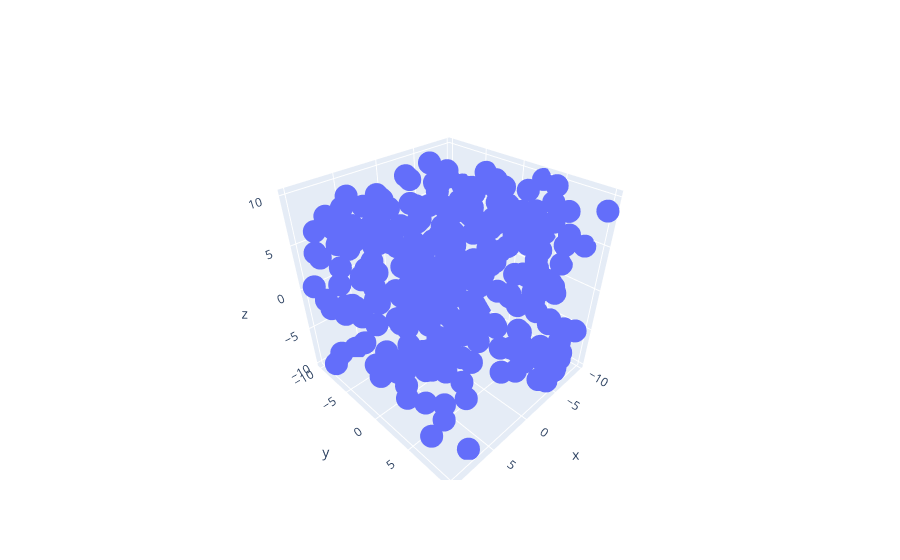

Notebook source saved alongside this figure:
### Code cell
'''
 1. Using the given dataset, to generate a 3D scatter plot to visualize the distribution of data points in a three
dimensional space.
 np.random.seed(30)
 data = {
 'X': np.random.uniform(-10, 10, 300),
 'Y': np.random.uniform(-10, 10, 300),
 'Z': np.random.uniform(-10, 10, 300)
 }
 
 df = pd.DataFrame(data)
'''
np.random.seed(30)
data = {
 'X': np.random.uniform(-10, 10, 300),
 'Y': np.random.uniform(-10, 10, 300),
 'Z': np.random.uniform(-10, 10, 300)
 }
 
df = pd.DataFrame(data)

fig=go.Figure()
fig.add_trace(go.Scatter3d(x=df.X,y=df.Y,z=df.Z, mode='markers'))
fig.show()

### Figure 1 — Plotly figure (JSON) as saved in the notebook; plotly's stock layout.template omitted (floating-point values rounded to 4 significant figures; data arrays with more than 128 entries replaced by an {"elided": "..."} marker saying what was removed)
{"data": [{"mode": "markers", "type": "scatter3d", "x": {"elided": "300 float values"}, "y": {"elided": "300 float values"}, "z": {"elided": "300 float values"}}], "layout": {}}
